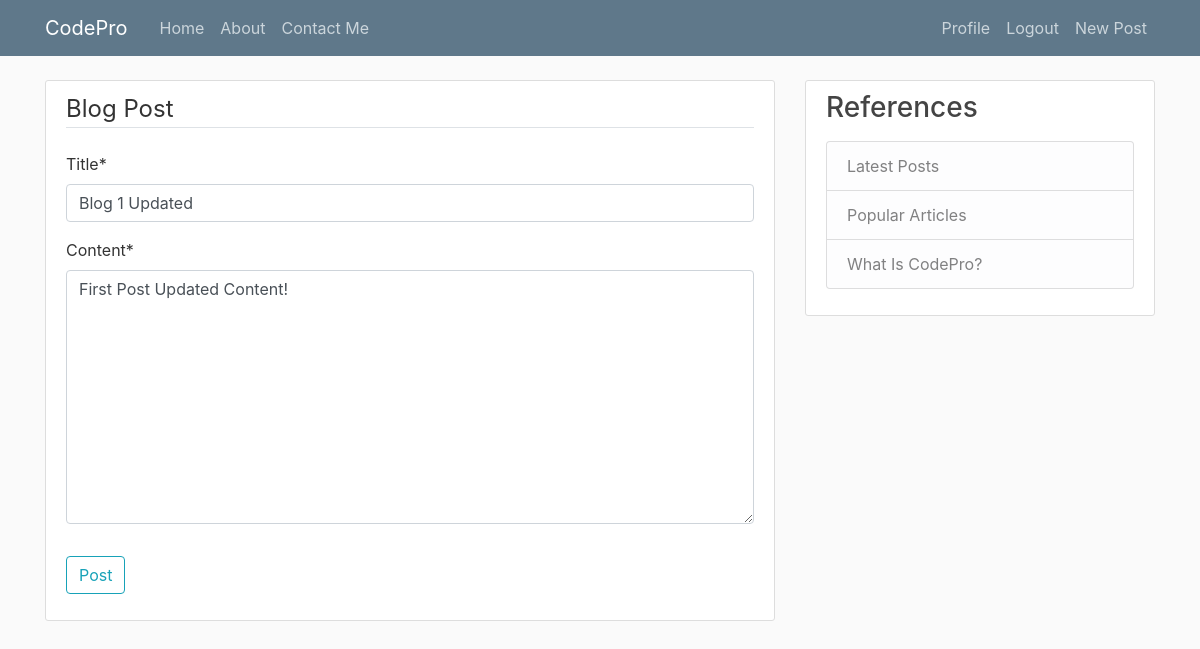
Before: /post/1/update/ (signed in) with the older database file.
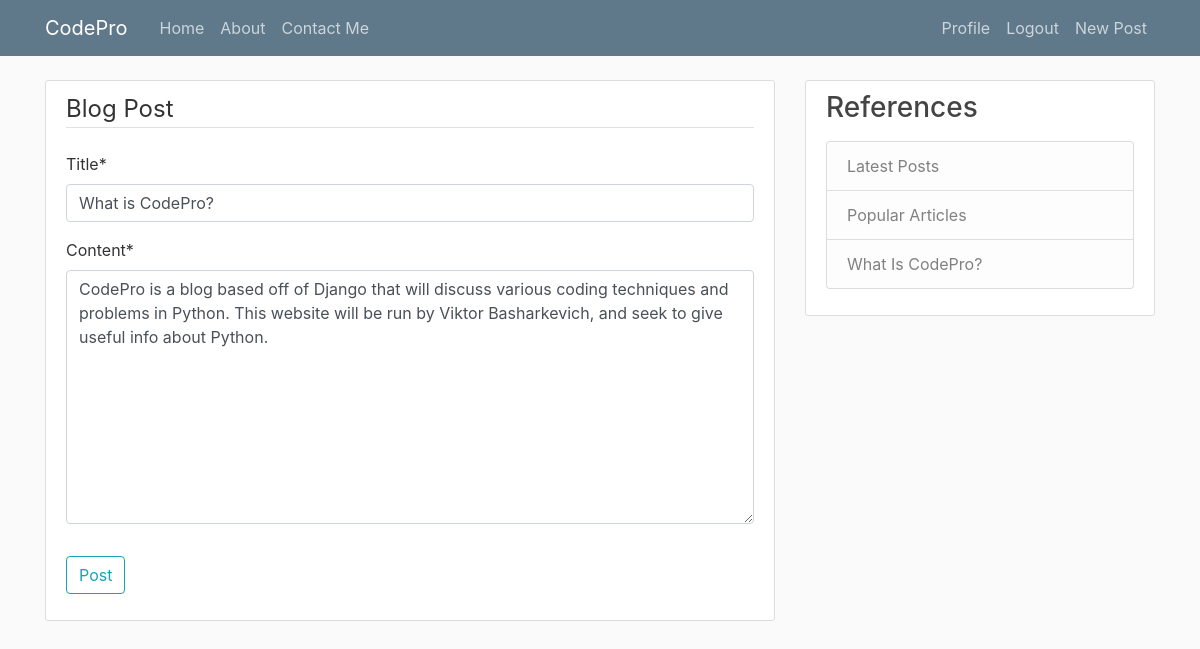
After: the same page with the newer database file.
### blog/models.py (models this page shows, shortened)
class Post(models.Model):
    title = models.CharField(max_length=100)
    content = models.TextField()
    date_posted = models.DateTimeField(default=timezone.now)
    author = models.ForeignKey(User, on_delete=models.CASCADE)
    likes = models.IntegerField(default=1)

### blog/views.py (the view, shortened to what this page needs)
# urls.py: path('post/<int:pk>/update/', PostUpdateView.as_view(), name='post-update'),
class PostUpdateView(LoginRequiredMixin, UserPassesTestMixin, UpdateView):
    model = Post
    fields = ['title', 'content']
    def test_func(self):
        post = self.get_object()
        if self.request.user == post.author:
            return True
        return False

### blog/templates/blog/post_form.html (shortened to what this page needs)
{% extends "blog/base.html" %}
{% load crispy_forms_tags %}
{% block content %}
  <div class="content-section">
    <form method="POST">
      <fieldset class="form-group">
        <legend class="border-bottom mb-4">Blog Post</legend>
        {{ form|crispy }}
      </fieldset>
      <div class="form-group">
        <button class="btn btn-outline-info" type="submit">Post</button>
      </div>
    </form>
  </div>
{% endblock content %}

Changed rows visible on the page:
changed Post: title "Blog 1 Updated" → "What is CodePro?"; content "First Post Updated Content!" → "CodePro is a blog based off of Django that will discuss various coding techniques and problems in Python. This website will be run by Viktor Basharkevich, and seek to give useful info about Python."
